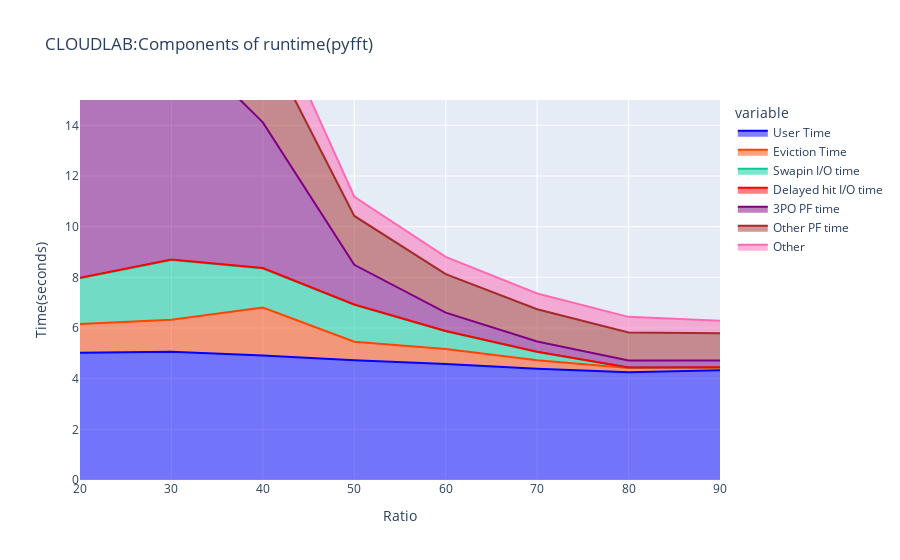

The notebook cell this image was saved under:
### Code cell
runtime_components = []

for workload in WORKLOADS:
    fig = get_components_of_runtime(data[workload], "%s" % workload)
    runtime_components.append(fig)
    fig.update_layout(yaxis_range=[0,15])
    plot(fig)

### Figure 1 — Plotly figure (JSON) as saved in the notebook; plotly's stock layout.template omitted (floating-point values rounded to 4 significant figures)
{"data": [{"hovertemplate": "variable=User Time<br>Experiment Name=tape_prefetching_asyncwrites<br>RATIO=%{x}<br>value=%{y}<extra></extra>", "legendgroup": "User Time", "line": {"color": "blue"}, "marker": {"symbol": "circle"}, "mode": "lines", "name": "User Time", "orientation": "v", "showlegend": true, "stackgroup": "1", "type": "scatter", "x": [20, 30, 40, 50, 60, 70, 80, 90], "xaxis": "x", "y": [5.02, 5.06, 4.91, 4.73, 4.58, 4.39, 4.25, 4.33], "yaxis": "y"}, {"hovertemplate": "variable=Eviction Time<br>Experiment Name=tape_prefetching_asyncwrites<br>RATIO=%{x}<br>value=%{y}<extra></extra>", "legendgroup": "Eviction Time", "line": {"color": "orangered"}, "marker": {"symbol": "circle"}, "mode": "lines", "name": "Eviction Time", "orientation": "v", "showlegend": true, "stackgroup": "1", "type": "scatter", "x": [20, 30, 40, 50, 60, 70, 80, 90], "xaxis": "x", "y": [1.133, 1.262, 1.897, 0.7318, 0.5913, 0.3366, 0.1728, 0.1036], "yaxis": "y"}, {"hovertemplate": "variable=Swapin I/O time<br>Experiment Name=tape_prefetching_asyncwrites<br>RATIO=%{x}<br>value=%{y}<extra></extra>", "legendgroup": "Swapin I/O time", "line": {"color": "#00cc96"}, "marker": {"symbol": "circle"}, "mode": "lines", "name": "Swapin I/O time", "orientation": "v", "showlegend": true, "stackgroup": "1", "type": "scatter", "x": [20, 30, 40, 50, 60, 70, 80, 90], "xaxis": "x", "y": [1.809, 2.361, 1.542, 1.451, 0.7015, 0.328, 0.02148, 0.02135], "yaxis": "y"}, {"hovertemplate": "variable=Delayed hit I/O time<br>Experiment Name=tape_prefetching_asyncwrites<br>RATIO=%{x}<br>value=%{y}<extra></extra>", "legendgroup": "Delayed hit I/O time", "line": {"color": "red"}, "marker": {"symbol": "circle"}, "mode": "lines", "name": "Delayed hit I/O time", "orientation": "v", "showlegend": true, "stackgroup": "1", "type": "scatter", "x": [20, 30, 40, 50, 60, 70, 80, 90], "xaxis": "x", "y": [0.01798, 0.0203, 0.01635, 0.01404, 0.007436, 0.004559, 0.0001128, 0.000104], "yaxis": "y"}, {"hovertemplate": "variable=3PO PF time<br>Experiment Name=tape_prefetching_asyncwrites<br>RATIO=%{x}<br>value=%{y}<extra></extra>", "legendgroup": "3PO PF time", "line": {"color": "purple"}, "marker": {"symbol": "circle"}, "mode": "lines", "name": "3PO PF time", "orientation": "v", "showlegend": true, "stackgroup": "1", "type": "scatter", "x": [20, 30, 40, 50, 60, 70, 80, 90], "xaxis": "x", "y": [11.05, 8.988, 5.752, 1.569, 0.7271, 0.4051, 0.2706, 0.2591], "yaxis": "y"}, {"hovertemplate": "variable=Other PF time<br>Experiment Name=tape_prefetching_asyncwrites<br>RATIO=%{x}<br>value=%{y}<extra></extra>", "legendgroup": "Other PF time", "line": {"color": "brown"}, "marker": {"symbol": "circle"}, "mode": "lines", "name": "Other PF time", "orientation": "v", "showlegend": true, "stackgroup": "1", "type": "scatter", "x": [20, 30, 40, 50, 60, 70, 80, 90], "xaxis": "x", "y": [3.595, 3.638, 3.352, 1.928, 1.518, 1.275, 1.112, 1.083], "yaxis": "y"}, {"hovertemplate": "variable=Other<br>Experiment Name=tape_prefetching_asyncwrites<br>RATIO=%{x}<br>value=%{y}<extra></extra>", "legendgroup": "Other", "line": {"color": "hotpink"}, "marker": {"symbol": "circle"}, "mode": "lines", "name": "Other", "orientation": "v", "showlegend": true, "stackgroup": "1", "type": "scatter", "x": [20, 30, 40, 50, 60, 70, 80, 90], "xaxis": "x", "y": [1.632, 1.651, 1.7, 0.7572, 0.6844, 0.6211, 0.6133, 0.4931], "yaxis": "y"}], "layout": {"legend": {"title": {"text": "variable"}, "tracegroupgap": 0}, "title": {"text": "CLOUDLAB:Components of runtime(pyfft)"}, "xaxis": {"anchor": "y", "domain": [0, 1], "title": {"text": "Ratio"}}, "yaxis": {"anchor": "x", "domain": [0, 1], "range": [0, 15], "title": {"text": "Time(seconds)"}}}}
